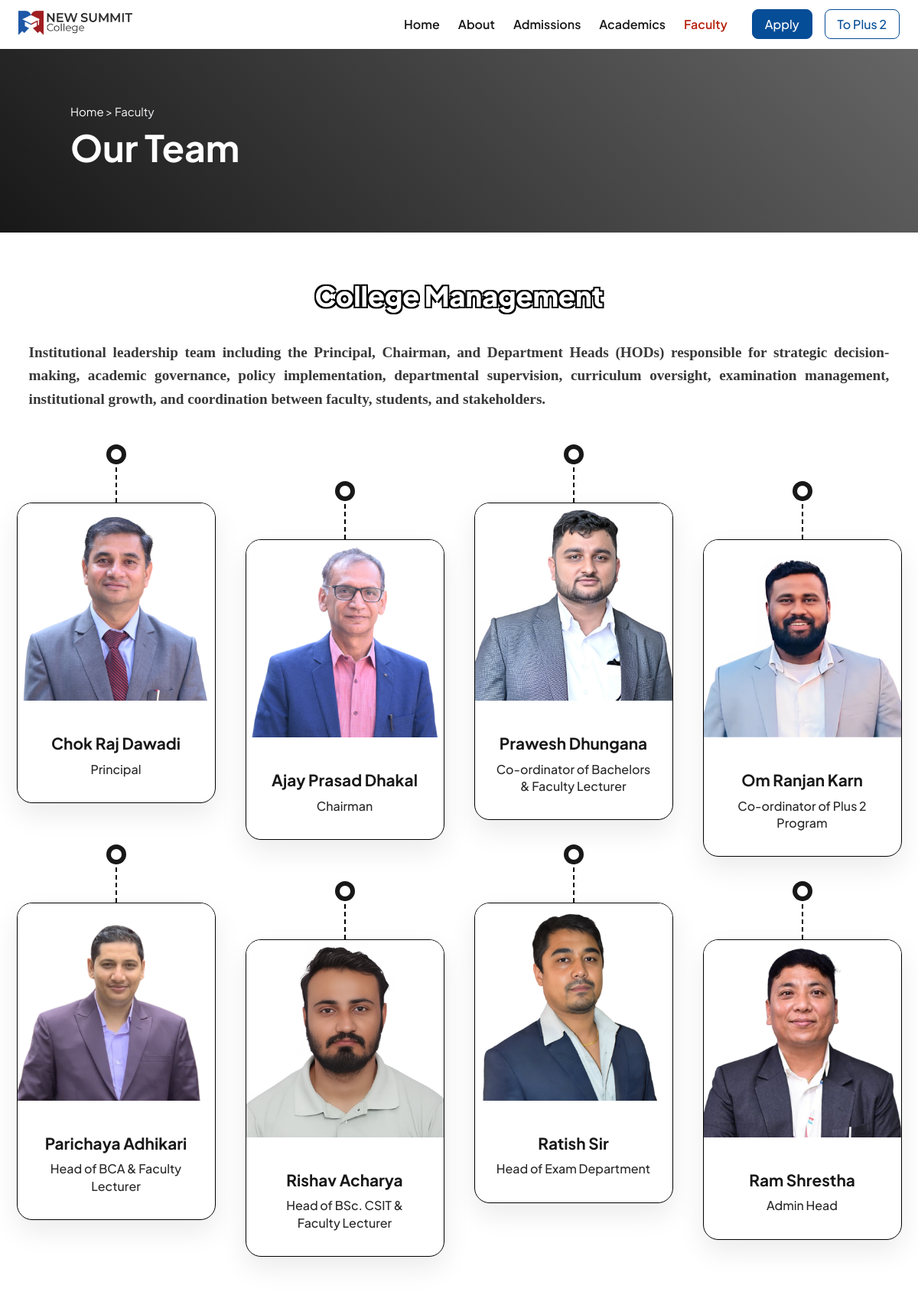
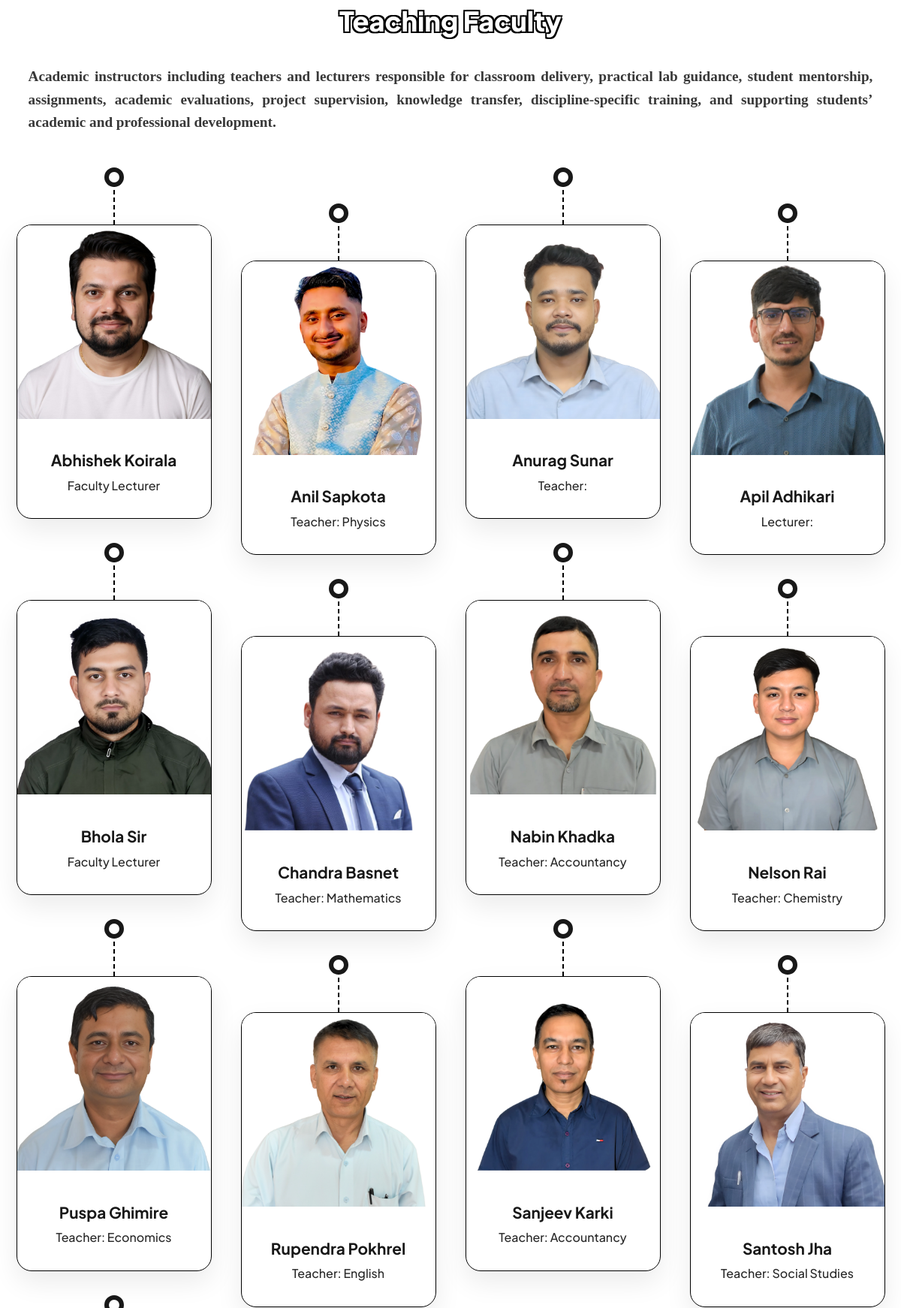
The app's page /faculty/ (upper part) with its own data (2 pictures, top to bottom).
### main/models.py (models this page shows, shortened)
class Faculty(models.Model):
    CATEGORY_CHOICES = [
        ('MANAGEMENT', 'College Management'),
        ('HOD', 'Heads of Departments'),
        ('TEACHING', 'Teaching Faculty'),
        ('NON_TEACHING', 'Non-Teaching Staff'),
    ]
    name = models.CharField(max_length=100)
    image = models.ImageField(upload_to='faculty', blank=True, null=True)
    description = models.TextField(
        help_text="Designation, subjects taught, responsibilities, etc."
    )
    category = models.CharField(
        max_length=20,
        choices=CATEGORY_CHOICES
    )
    created_at = models.DateTimeField(auto_now_add=True)
    class Meta:
        ordering = ['created_at']

### main/views.py (the view)
# urls.py: path('faculty/', views.faculty, name="faculty"),
def faculty(request):
    plus2 = request.GET.get('level') == 'plus2'
    management_faculties = Faculty.objects.filter(
        category__in=['MANAGEMENT', 'HOD']
    )
    teaching_faculties = Faculty.objects.filter(category='TEACHING')
    non_teaching_faculties = Faculty.objects.filter(category='NON_TEACHING')
    context = {
        'plus2': plus2,
        'management_faculties': management_faculties,
        'teaching_faculties': teaching_faculties,
        'non_teaching_faculties': non_teaching_faculties,
    }
    return render(request, "main/faculty.html", context)

### main/context_processors.py (called while the page is built)
def academic_program(request):
    plus_programs = Academics.objects.filter(level="plus2").order_by(
    Case(
        When(program_key="science", then=0),
        When(program_key="management", then=1),
        default=2,
        output_field=IntegerField()
    ),
    "title"
    )
    bachelors_programs = Academics.objects.filter(level="bachelors").order_by(
        Case(
            When(program_key="csit", then=0),
            When(program_key="bca", then=1),
            default=2,
            output_field=IntegerField()
        ),
        "title"
    )
    return {'plus2_programs': plus_programs, 'bachelors_programs': bachelors_programs}

### main/models.py (called while the page is built)
    def get_absolute_url(self):
        return reverse('academics', kwargs={'pk': self.program_key})

### main/templates/main/faculty.html (shortened to what this page needs)
{% extends 'main.html' %}
{% load static %}
{% block extra_css %}
<link rel="stylesheet" href="{% static 'styles/faculty.css' %}" />
{% endblock %}
{% block content %}
<section class="section_100 section_top">
    <div class="section_1260">
        <div class="card_content">
            <p><a href="{% if plus2 %}{% url 'plus2' %}{% else %}{% url 'home' %}{% endif %}">Home</a> > Faculty</p>
            <h1>Our Team</h1>
        </div>
    </div>
</section>
<section class="section_1260">
    <h2 class="section-title">College Management</h2>
    <p class="section-subtitle">
        Institutional leadership team including the Principal, Chairman, and Department Heads (HODs) responsible for
        strategic
        decision-making, academic governance, policy implementation, departmental supervision, curriculum oversight,
        examination
        management, institutional growth, and coordination between faculty, students, and stakeholders.
    </p>
    <div class="team">
        {% for faculty in management_faculties %}
        <div class="card {% if forloop.counter|divisibleby:2 %} offset {% endif %}">
            <div class="hanger"></div>
            <div class="ring"></div>
            <div class="card-body">
                <div class="card-media">
                    <img src="{{ faculty.image.url }}">
                </div>
                <div class="card-content">
                    <h3>{{ faculty.name }}</h3>
                    <p>{{ faculty.description }}</p>
                </div>
            </div>
        </div>
        {% endfor %}
    </div>
</section>
<section class="section_1260">
    <h2 class="section-title">Teaching Faculty</h2>
    <p class="section-subtitle">
        Academic instructors including teachers and lecturers responsible for classroom delivery, practical lab
        guidance,
        student mentorship, assignments, academic evaluations, project supervision, knowledge transfer,
        discipline-specific
        training, and supporting students’ academic and professional development.
    </p>
    <div class="team">
        {% for faculty in teaching_faculties %}
        <div class="card {% if forloop.counter|divisibleby:2 %} offset {% endif %}">
            <div class="hanger"></div>
            <div class="ring"></div>
            <div class="card-body">
                <div class="card-media">
                    <img src="{{ faculty.image.url }}">
                </div>
                <div class="card-content">
                    <h3>{{ faculty.name }}</h3>
                    <p>{{ faculty.description }}</p>
                </div>
            </div>
        </div>
        {% endfor %}
    </div>
</section>
{% endblock %}

### templates/main.html (shortened to what this page needs)
<!DOCTYPE html>
{% load static %}
<html lang="en">
<head>
    <link rel="stylesheet" href="https://cdnjs.cloudflare.com/ajax/libs/font-awesome/6.5.1/css/all.min.css" />
    <link rel="stylesheet" href="{% static 'styles/main.css' %}" />
    <link rel="stylesheet" href="{% static 'styles/nav.css' %}" />
    <link rel="stylesheet" href="{% static 'styles/footer.css' %}" />
    {% block extra_css %}{% endblock %}
</head>
<body>
    {% include 'nav.html' %}
    <main class="main-wrapper">
        {% block content %}{% endblock %}
    </main>
</body>
</html>

### templates/nav.html (shortened to what this page needs)
{% load static %}
<header class="nav">
  <div class="header-container">
    <a href="#" class="header-brand">
      <img src="{% static 'images/header-logo.png' %}" alt="NEW SUMMIT College" />
    </a>
    <div class="header-content">
      <div class="header-nav-external">
        <a href="{% if plus2 %}{% url 'plus2' %}{% else %}{% url 'home' %}{% endif %}" class="{% if request.resolver_match.url_name in 'home plus2' %}active{% endif %}">
          Home
        </a>
        <a href="{% url 'about' %}?level={% if plus2 %}plus2{% endif %}" class="{% if request.resolver_match.url_name == 'about' %}active{% endif %}">
          About
        </a>
        <a href="{% url 'admissions' %}?level={% if plus2 %}plus2{% endif %}"
          class="{% if request.resolver_match.url_name == 'admissions' %}active{% endif %}">
          Admissions
        </a>
        <div class="nav-dropdown">
          <p class="nav-parent" {% if request.resolver_match.url_name == 'academics' %}style="color: var(--light-red);"{% endif %}>Academics</p>
        </div>
        <a href="{% url 'faculty' %}?level={% if plus2 %}plus2{% endif %}" class="{% if request.resolver_match.url_name == 'faculty' %}active{% endif %}">
          Faculty
        </a>
      </div>
      <div class="desktop-buttons">
        <a href="{% url 'form' %}"><span class="header-btn active">Apply</span></a>
        {% if plus2 %}
        <a href="{% url 'home' %}"><span class="header-btn">To Bachelors</span></a>
        {% else %}
        <a href="{% url 'plus2' %}"><span class="header-btn">To Plus 2</span></a>
        {% endif %}
      </div>
    </div>
  </div>
  <div class="header_burger">
  </div>
</header>

### templates/footer.html (shortened to what this page needs)
{% load static %}

### static/styles/main.css (style rules this page uses)
:root { --logo-red: #8A1204; --logo-blue: #054D97; --white: #fff; --black: #000; --dark-font: #181818; --gray-font: #282828; --light-font: #383838; --lightest-font: #666; --inverse-font: #ffffff; --blue: #043B74; --red: #5A0C02; --sky-blue: #5AA3FF; --light-blue: #054D97; --light-red: #B72410; --darkest-blue: #02090F; --darkest-red: #120201; --lightest-blue: #A8C9F0; --lightest-red: #F0B4AF; --black-bg: #101010; --light-gray-bg: #f7f9fc; }
* { margin: 0; padding: 0; font-family: "PlusJakartaSans"; box-sizing: border-box; }
html { scroll-behavior: smooth; }
html, body { overflow-x: hidden; }
a { text-decoration: none; }
.main-wrapper { margin-top: 64px; }
section { scroll-margin-top: 72px; }
.section_100 { width: 100%; }
.section_1260 { max-width: 1260px; margin: 0 auto; padding: 0 20px; }

### static/styles/nav.css (style rules this page uses)
.nav { position: fixed; top: 0; left: 0; right: 0; height: 64px; z-index: 1001; background: var(--white); }
.header-container { position: relative; display: flex; align-items: center; justify-content: space-between; padding: 12px 24px; max-width: 1440px; margin: 0 auto; }
.header-brand img { height: 32px; }
.header-content { display: flex; align-items: center; gap: 32px; }
.header-nav-external { display: flex; gap: 24px; }
.header-nav-external a, .header-nav-external p { font-size: 16px; font-weight: 600; color: var(--dark-font); }
.header-nav-external p { cursor: pointer; }
.header-nav-external a.active { color: var(--light-red); font-weight: 600; }
.desktop-buttons { display: flex; gap: 16px; }
.header-btn { padding: 8px 16px; border-radius: 8px; font-weight: 500; border: 1px solid var(--light-blue); color: var(--light-blue); display: inline-block; }
.header-btn.active { background: var(--light-blue); color: var(--inverse-font); }
.header_burger { position: fixed; inset: 0; pointer-events: none; z-index: 1000; }
.nav-dropdown { position: relative; }

### static/styles/faculty.css (style rules this page uses)
.section_top { margin-bottom: clamp(2rem, 5vw, 4rem); background: linear-gradient(-135deg, var(--lightest-font) 0%, var(--dark-font) 100%); }
.card_content { padding: clamp(2rem, 6vw, 5rem); }
.card_content p { color: var(--light-gray-bg); font-size: clamp(0.9rem, 1.25vw, 1.5rem); margin-bottom: clamp(0.5rem, 1vw, 1rem); }
.card_content a { color: var(--inverse-font); text-decoration: none; }
.card_content h1 { color: var(--inverse-font); font-size: clamp(2rem, 4vw, 3rem); margin-bottom: clamp(0.5rem, 1vw, 1rem); line-height: 1.1; font-weight: 700; }
.team { display: grid; grid-template-columns: repeat(auto-fit, minmax(260px, 1fr)); gap: clamp(2.5rem, 5vw, 4.5rem) clamp(1rem, 3vw, 2.5rem); padding: clamp(3rem, 6vw, 6rem) 0; max-width: 1260px; margin: auto; }
.card { position: relative; width: 260px; justify-self: center; color: var(--dark-font); }
.card.offset { margin-top: clamp(1rem, 4vw, 3rem); }
.hanger { position: absolute; top: -56px; left: 50%; transform: translateX(-50%); height: 56px; border-left: 2px dashed #000; }
.ring { position: absolute; top: -76px; left: 50%; transform: translateX(-50%); width: 26px; height: 26px; border-radius: 50%; background: white; border: 6px solid currentColor; }
.card-body { background: white; border-radius: 20px; border: solid 1px var(--black); overflow: hidden; box-shadow: 0 15px 35px rgba(0, 0, 0, 0.08); }
.card-media { width: 100%; aspect-ratio: 1 / 1; }
.card-media img { width: 100%; height: 100%; object-fit: cover; display: block; }
.card-content { padding: clamp(1rem, 3vw, 2rem) clamp(1rem, 2.5vw, 1.5rem) clamp(1.5rem, 3.5vw, 2rem); text-align: center; }
.card-content h3 { margin: clamp(0.3rem, 1vw, 0.6rem) 0; font-size: clamp(1rem, 2vw, 1.3rem); font-weight: 700; }
.card-content p { font-size: clamp(0.85rem, 1.8vw, 1rem); font-weight: 500; color: var(--gray-font); line-height: 1.4; }
.section-title { font-size: clamp(1.6rem, 3vw, 2.4rem); margin-bottom: clamp(0.8rem, 2vw, 1.2rem); text-align: center; font-weight: 900; color: var(--white); text-shadow: 2px 2px 0 var(--black), -2px 2px 0 var(--black), 2px -2px 0 var(--black), -2px -2px 0 var(--black); }
.section-subtitle { font-size: clamp(0.95rem, 1.8vw, 1.2rem); padding: clamp(0.6rem, 1.5vw, 1.1rem); margin-bottom: clamp(1.2rem, 2.5vw, 2rem); text-align: justify; font-weight: 600; font-family: 'SourceSans3'; color: var(--light-font); margin-left: auto; margin-right: auto; line-height: 1.6; }

### records on screen
Faculty: image (picture), name "Chok Raj Dawadi", description "Principal"
Faculty: image (picture), name "Ajay Prasad Dhakal", description "Chairman"
Faculty: image (picture), name "Prawesh Dhungana", description "Co-ordinator of Bachelors & Faculty Lecturer"
Faculty: image (picture), name "Om Ranjan Karn", description "Co-ordinator of Plus 2 Program"
Faculty: image (picture), name "Parichaya Adhikari", description "Head of BCA & Faculty Lecturer"
Faculty: image (picture), name "Rishav Acharya", description "Head of BSc. CSIT & Faculty Lecturer"
Faculty: image (picture), name "Ratish Sir", description "Head of Exam Department"
Faculty: image (picture), name "Ram Shrestha", description "Admin Head"
Faculty: image (picture), name "Abhishek Koirala", description "Faculty Lecturer"
Faculty: image (picture), name "Anil Sapkota", description "Teacher: Physics"
Faculty: image (picture), name "Anurag Sunar", description "Teacher:"
Faculty: image (picture), name "Apil Adhikari", description "Lecturer:"
Faculty: image (picture), name "Bhola Sir", description "Faculty Lecturer"
Faculty: image (picture), name "Chandra Basnet", description "Teacher: Mathematics"
Faculty: image (picture), name "Nabin Khadka", description "Teacher: Accountancy"
Faculty: image (picture), name "Nelson Rai", description "Teacher: Chemistry"
Faculty: image (picture), name "Puspa Ghimire", description "Teacher: Economics"
Faculty: image (picture), name "Rupendra Pokhrel", description "Teacher: English"
Faculty: image (picture), name "Sanjeev Karki", description "Teacher: Accountancy"
Faculty: image (picture), name "Santosh Jha", description "Teacher: Social Studies"
